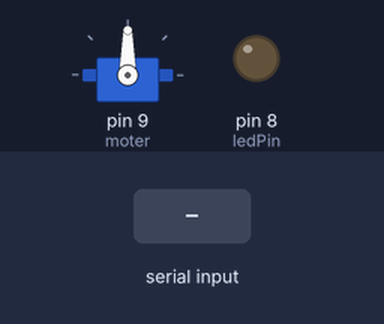
The sketch below on a simulated Arduino Uno, built with avr-gcc and run on an emulated ATmega328P. Shown: servo, output pins drawn as LEDs (lit = HIGH). The inputs (shaded band) are chosen by the test bench.

Above: at 1.2 s.
1.3 s: "1" received over Serial
At 2.0 s:
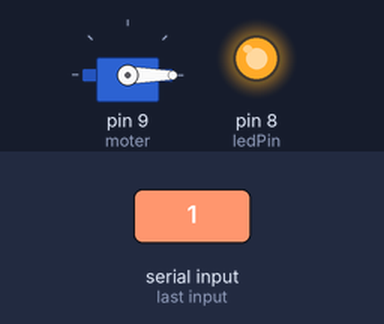
2.8 s: "2" received over Serial
At 3.1 s:
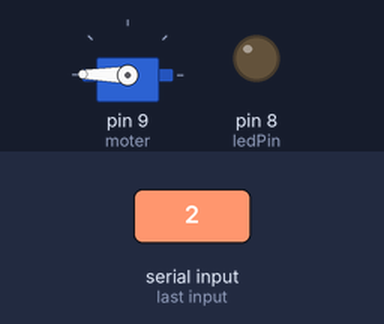
Timing chart, 0 to 5.8 s (numbered marks = the images above; inputs shaded):
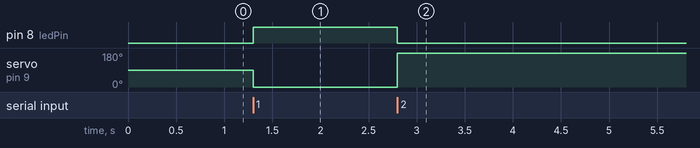

The sketch:

UWPLED.ino
```cpp
#include <Servo.h>

Servo servo;
int moter = 9;
int ledPin = 8;
int value = 0;

void setup() {
  pinMode(ledPin, OUTPUT);
  servo.attach(moter);
  Serial.begin(9600);
}

void loop() {
  if (Serial.available() > 0) {
    char command = Serial.read();
    if (command == '1') {
      digitalWrite(ledPin, HIGH); // Turn LED on
      value = 0;
      servo.write(value);
      delay(500);
    } else if (command == '2') {
      digitalWrite(ledPin, LOW);  // Turn LED off
      value = 179;
      servo.write(value);
      delay(500);
    }
  }
}
```

Measured:
- after the input at 1.3 s, pin 8 (ledPin): LOW → HIGH at once; servo on pin 9 (moter): 90° → 0° at once
- after the input at 2.8 s, pin 8 (ledPin): HIGH → LOW at once; servo on pin 9 (moter): 0° → 179° at once
